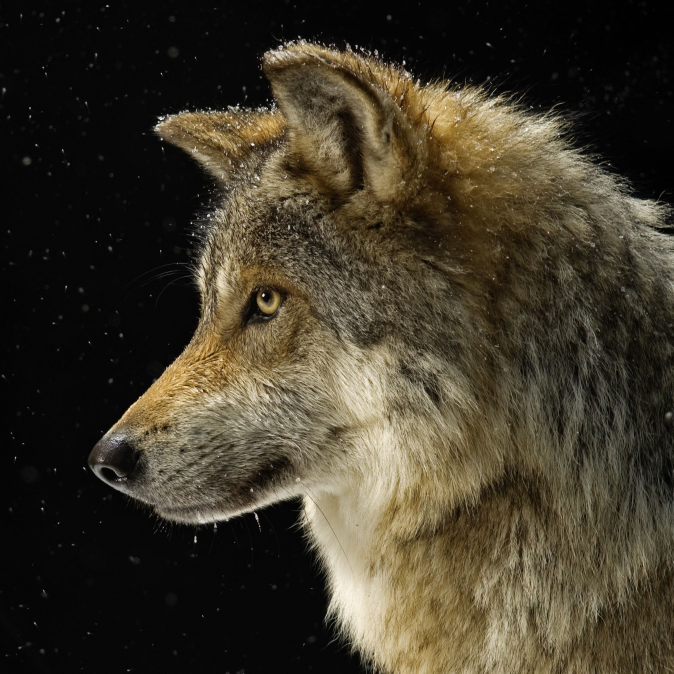
#> input picture wolf.jfif, 2021 x 2021 px, given in place of wolf.jpg, which was not available (shown at 1/3 size); the run also reads 1 picture not shown here
$ python FreeProject2.py
#> lines starting #> are read from the running program, lines starting #| are printed output that depends on the picture; pictures that were not available may be replaced by others from this repository, and a replacement may not be noted
#Project 11.1 using Computer Lab computer
#%%
from PIL import Image, ImageDraw

def transformimages(text, bgcolor):
#> called with bgcolor = 'gray'
    img = Image.new('RGB', (350,75), color = bgcolor)
#> img: PIL image 350x75 RGB; every value is 128

    d = ImageDraw.Draw(img)
    d.text ((5,30), text, fill = (234,223,0))
    return img
#using one of the results form the last FreeProject (see your comments)
transformimages("Every Elephant Is Expensive Meanwhile None Hear Is Close.", "gray")


# %%
def blur(img):
    blurred = Image.new('RGB', img.size)
    for x in range(1, img.size[0] -1):
        for y in range(1, img.size[1] -1):
            (r, g, b) = img.getpixel((x, y)) / 2.0
            blurred.putpixel ((x,y), (r + change, g + change, b + change))
    return blurred

##Image blur not working (code from book), pretty sure I am doing it wrong, but I do not have enough of an understanding on how it works to properly put it all together.
# %%
# %%
from PIL import Image, ImageDraw

def transformimages(text, bgcolor):
    img = Image.new('RGB', (350,75), color = bgcolor)

    d = ImageDraw.Draw(img)
    d.text ((5,30), text, fill = (234,223,0))
    return img
def blur(img):
    blurred = Image.new('RGB', img.size)
    for x in range(1, img.size[0] -1):
        for y in range(1, img.size[1] -1):
            (r, g, b) = img.getpixel((x, y)) / 2.0
            blurred.putpixel ((x,y), (r + change, g + change, b + change))
    return blurred


#using one of the results form the last FreeProject (see your comments)
transformimages("Every Elephant Is Expensive Meanwhile None Hear Is Close.", "gray")
##tried to add the blur, ony printed original

# %%
from PIL import Image
img = Image.open("wolf.jpg")
#> img is the input picture: PIL image 2021x2021 RGB; mean R, G, B 64.4, 57.4, 42.4
img.rotate(45).show()
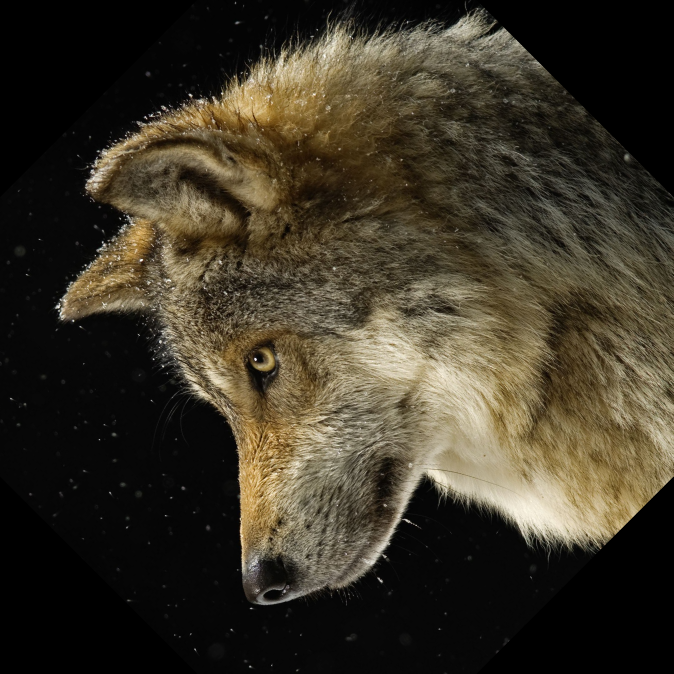
#> shown: PIL image 2021x2021 RGB (shown at 1/3 size); mean R, G, B 59.7, 53.2, 39.2

##trying to do research to figure out how to manipulate the image
##Couldn't figure how to blur, rotate, or other manipulatation for the ImageDraw
##Why doesn't it work??????

# %%
from PIL import Image
img = Image.open("puppy.jpg")
img.rotate(305).show()
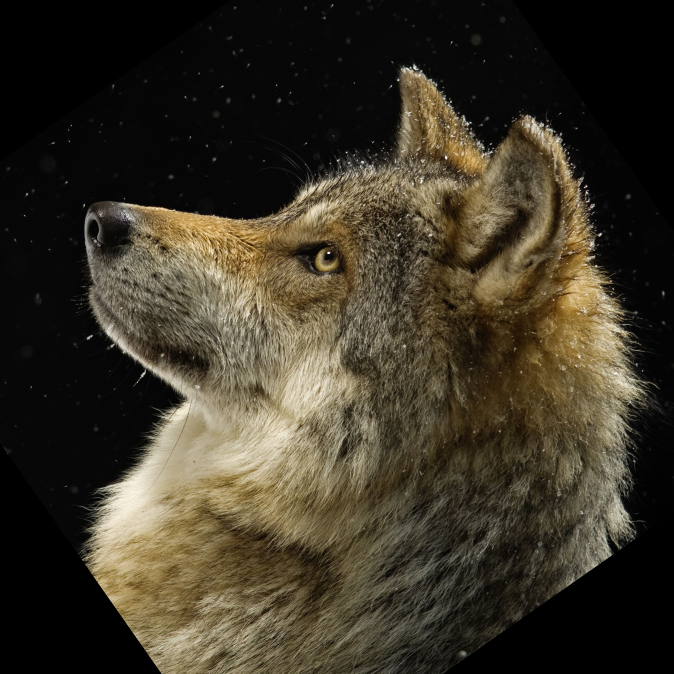
#> shown: PIL image 2021x2021 RGB (shown at 1/3 size); mean R, G, B 60.2, 53.7, 39.5

###It works, i had forgotten to download the image into my repository


# %%
from PIL import Image
img = Image.open("puppy.jpg")
img.rotate(180).show()
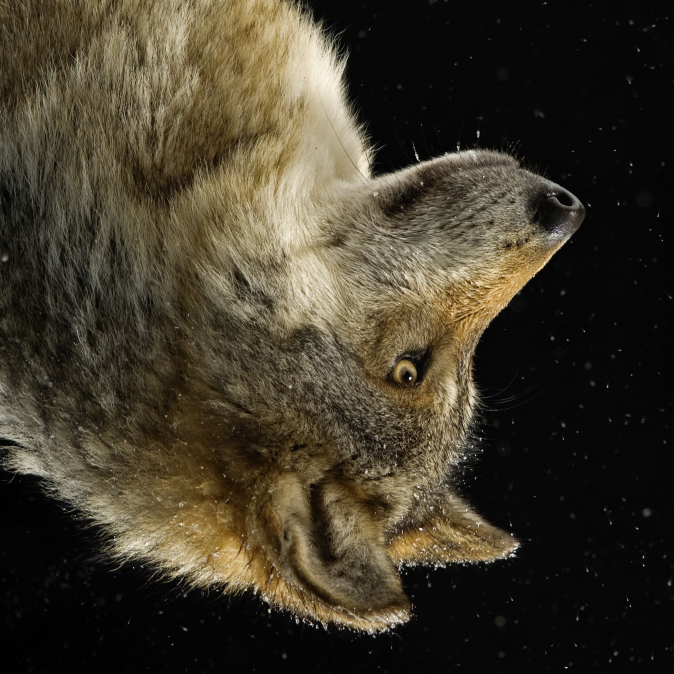
#> shown: PIL image 2021x2021 RGB (shown at 1/3 size); mean R, G, B 64.4, 57.4, 42.4
#yeah

# %%
from PIL import Image
img = Image.open("puppy.jpg")
img.rotate(10).show()
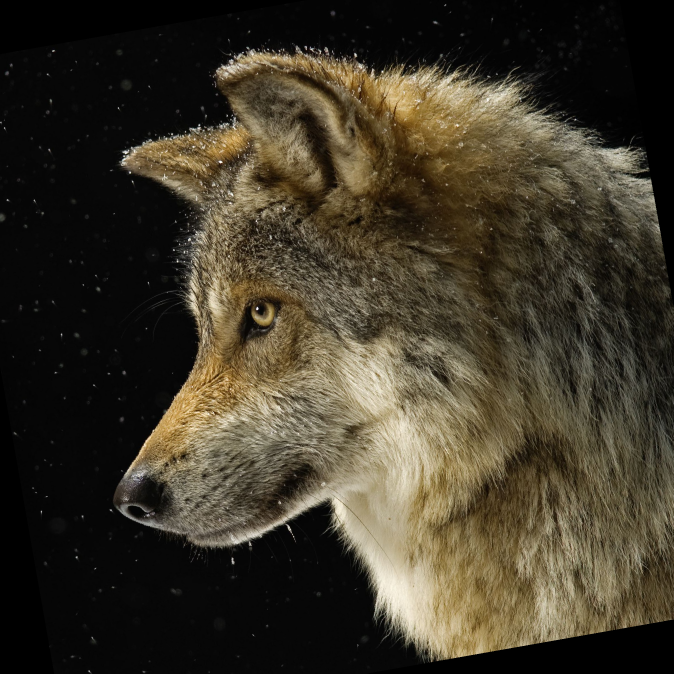
#> shown: PIL image 2021x2021 RGB (shown at 1/3 size); mean R, G, B 62.9, 56.1, 41.4
#it works

# %%
from PIL import Image
img = Image.open("puppy.jpg")
img.rotate(255).show()
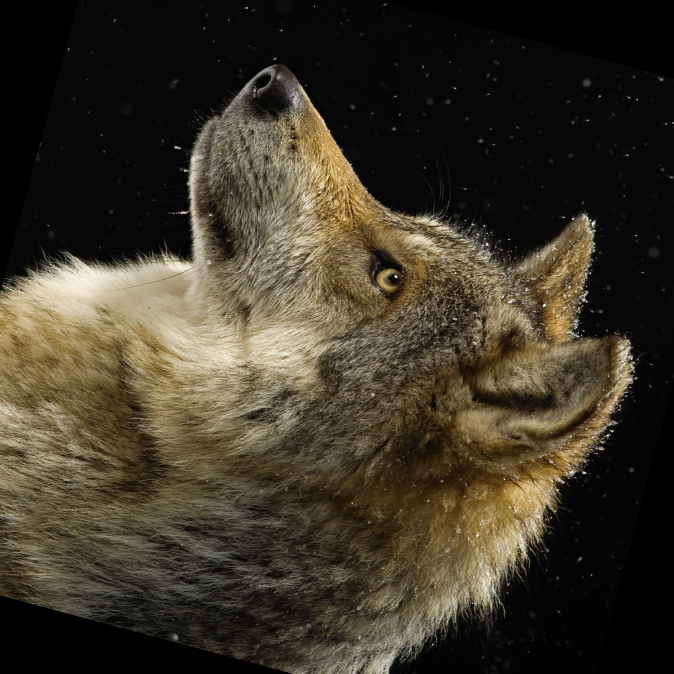
#> shown: PIL image 2021x2021 RGB (shown at 1/3 size); mean R, G, B 61.1, 54.5, 40.2
#look at the cutie

# %%
